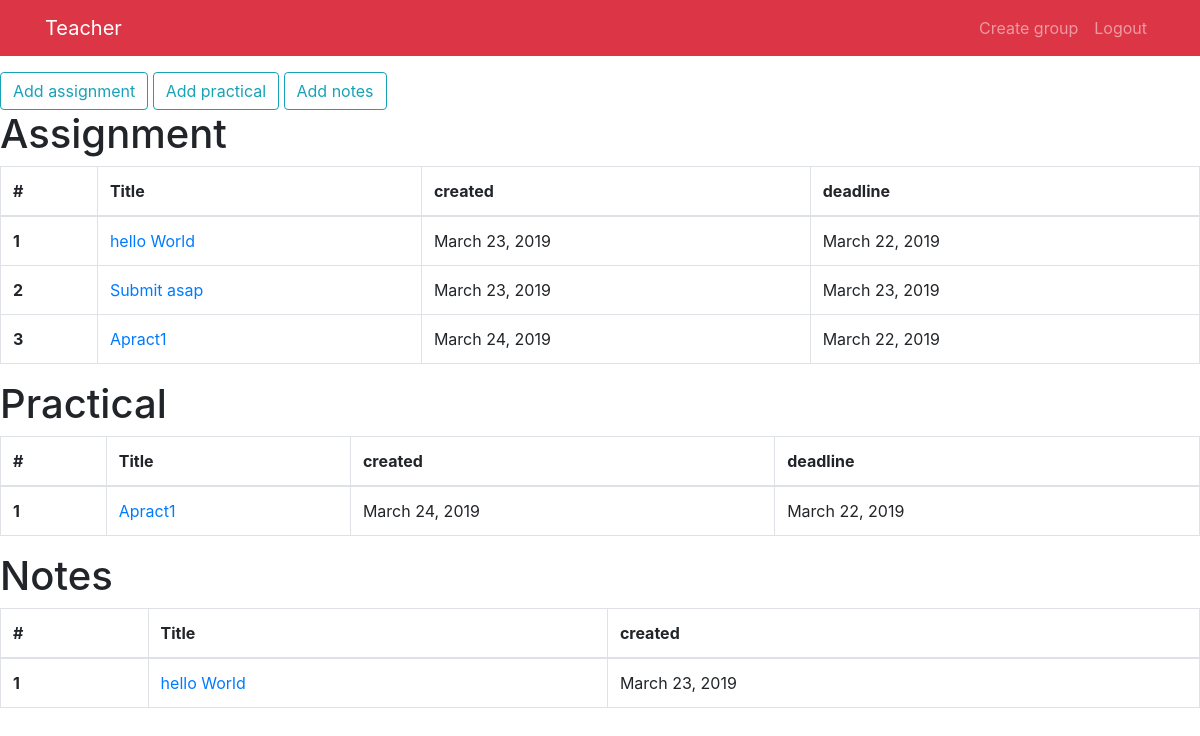
The page /teacher_group_detail/1/ (signed in) on the database as committed earlier.
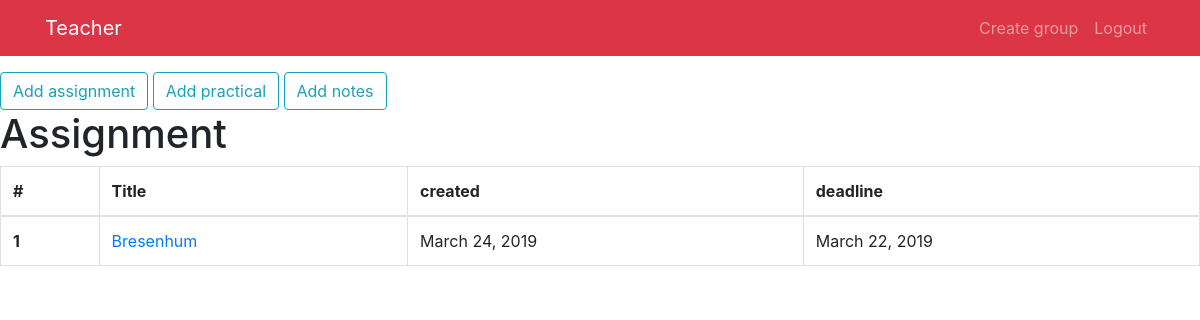
The same page on the database as committed later.
### teachers/models.py (models this page shows, shortened)
class assignment(models.Model):
    teacher=models.ForeignKey(teacher,on_delete=models.CASCADE)
    group=models.ForeignKey(group,on_delete=models.CASCADE)
    created = models.DateField(auto_now=True)
    title=models.CharField(max_length=50,blank=False)
    content=models.TextField(blank=True)
    file = models.FileField(upload_to="assignment",blank=True,null=True)
    deadline = models.DateField()

class practical(models.Model):
    teacher=models.ForeignKey(teacher,on_delete=models.CASCADE)
    group=models.ForeignKey(group,on_delete=models.CASCADE)
    created=models.DateField(auto_now=True)
    title = models.CharField(max_length=50,blank=False)
    content=models.TextField(blank=True)
    file = models.FileField(upload_to="practical",blank=True,null=True)
    deadline = models.DateField()

class notes(models.Model):
    teacher = models.ForeignKey(teacher, on_delete=models.CASCADE)
    group = models.ForeignKey(group, on_delete=models.CASCADE)
    created = models.DateField(auto_now=True)
    title = models.CharField(max_length=50,blank=False)
    content = models.TextField(blank=True)
    file = models.FileField(upload_to="notes", blank=True, null=True)

### home/views.py (the view)
# urls.py: path('teacher_group_detail/<int:pk>/',views.teacher_group_detail,name="teacher_group_detail"),
@login_required
def teacher_group_detail(request,pk):
    group_detail=group.objects.get(pk=pk)
    try :
        assignments=assignment.objects.filter(group=group_detail)
        print(assignment)
    except:
        assignments = None
    try :
        note=notes.objects.filter(group=group_detail)
    except:
        note = None
    try :
        practicals=practical.objects.filter(group=group_detail)
    except:
        practicals=None
    context={
        'group':group_detail,
        'assignment':assignments,
        'practical':practicals,
        'notes':note,
    }
    return render(request,"teacher_group_detail.html",context)

### templates/teacher_group_detail.html
{% extends "teacher_home.html" %}
{% block body %}
<a href="{% url 'teacher:addassignment' pk=group.pk %}" class="btn btn-outline-info" >Add assignment</a>
<a href="{% url 'teacher:addpractical' pk=group.pk %}" class="btn btn-outline-info">Add practical</a>
<a href="{% url 'teacher:addnotes' pk=group.pk %}" class="btn btn-outline-info">Add notes</a>
{% if assignment %}
<h1>Assignment</h1>
<table class="table table-bordered">
  <thead>
    <tr>
      <th scope="col">#</th>
      <th scope="col">Title</th>
      <th scope="col">created</th>
      <th scope="col">deadline</th>
    </tr>
  </thead>
  <tbody>
    {%for temp in assignment %}
    <tr>
      <th scope="row">{{forloop.counter}}</th>
      <td> <a href="{% url 'teacher:viewassignment' assignpk=temp.pk %}">{{temp.title}}</a></td>
      <td>{{temp.created}}</td>
      <td>{{temp.deadline}}</td>
    </tr>
    {%endfor %}
  </tbody>
</table>
{% endif %}
{% if practical %}
<h1>Practical</h1>
<table class="table table-bordered">
  <thead>
    <tr>
      <th scope="col">#</th>
      <th scope="col">Title</th>
      <th scope="col">created</th>
      <th scope="col">deadline</th>
    </tr>
  </thead>
  <tbody>
    {%for temp in practical %}
    <tr>
      <th scope="row">{{forloop.counter}}</th>
      <td> <a href="{% url 'teacher:viewpractical' assignpk=temp.pk %}">{{temp.title}}</a></td>
      <td>{{temp.created}}</td>
      <td>{{temp.deadline}}</td>
    </tr>
    {%endfor %}
  </tbody>
</table>
{% endif %}
{% if notes %}
<h1>Notes</h1>
<table class="table table-bordered">
  <thead>
    <tr>
      <th scope="col">#</th>
      <th scope="col">Title</th>
      <th scope="col">created</th>
    </tr>
  </thead>
  <tbody>
    {%for temp in notes %}
    <tr>
      <th scope="row">{{forloop.counter}}</th>
      <td> <a href="{% url 'teacher:viewnotes' assignpk=temp.pk %}">{{temp.title}}</a></td>
      <td>{{temp.created}}</td>
    </tr>
    {%endfor %}
  </tbody>
</table>
{% endif %}
{% endblock %}

### templates/teacher_home.html (shortened to what this page needs)
<!DOCTYPE html>
<html lang="en" dir="ltr">
  <head>
    <link rel="stylesheet" href="https://stackpath.bootstrapcdn.com/bootstrap/4.3.1/css/bootstrap.min.css">
  </head>
  <body>
<nav class="navbar navbar-expand-sm mb-3 sticky-top navbar-dark bg-danger">
          <div class="container">
            {% if user.is_authenticated %}
              <a href="{% url 'teacher:teacher_home' %}" class="navbar-brand">Teacher</a>
                {% else %}
                <div class="navbar-brand">
                  Teacher
                </div>
                {% endif%}
              <div class="collapse navbar-collapse" id="defaultNavbar1">
                    {% if user.is_authenticated %}
                    <ul class="navbar-nav ml-auto">
                      <li class="nav-item"><a href="{%url 'create_group' %}" class="nav-link">Create group</a></li>
                      <li class="nav-item"><a href="{%url 'request_logout' %}" class="nav-link"> Logout</a></li>
                    </ul>
                      {% else %}
                      <ul class="navbar-nav ml-auto">
                        <li class="nav-item"><a href="{% url 'teacher:signup' %}" class="nav-link"> Sign Up</a></li>
                        <li class="nav-item"><a href="{% url 'teacher:login' %}" class="nav-link" > Login</a></li>
                      </ul>
                      {% endif %}
              </div>
          </div>
      </nav>
    {% block body %}{% endblock %}
  </body>
</html>

Rows that differ between the two databases and show on the page:
removed assignment: title "hello World", created "March 23, 2019", deadline "March 22, 2019"
removed assignment: title "Submit asap", created "March 23, 2019", deadline "March 23, 2019"
removed assignment: title "Apract1", created "March 24, 2019", deadline "March 22, 2019"
removed practical: title "Apract1", created "March 24, 2019", deadline "March 22, 2019"
removed notes: title "hello World", created "March 23, 2019"
added assignment: title "Bresenhum", created "March 24, 2019", deadline "March 22, 2019"
Other text that changed with them:
text no longer shown: "Practical # Title created deadline Notes # Title created"
